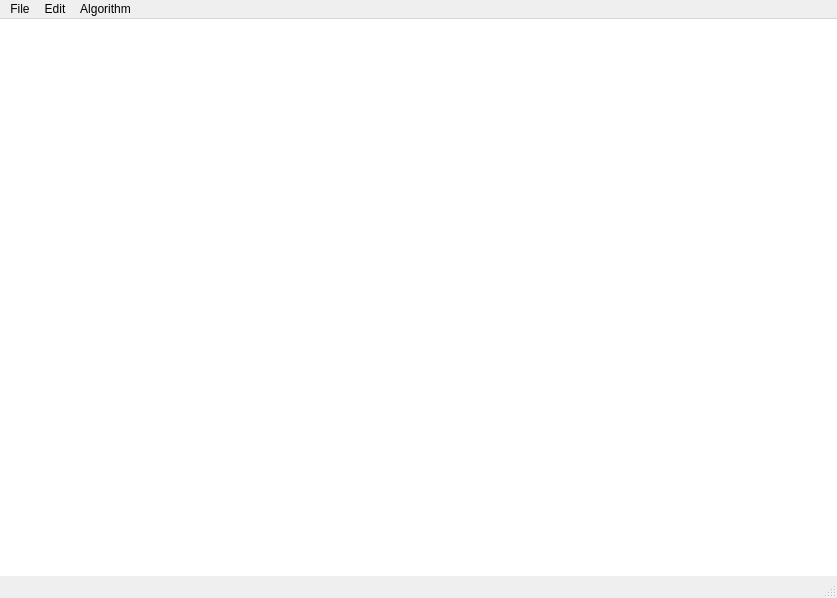
<?xml version="1.0" encoding="UTF-8"?>
<ui version="4.0">
 <class>MainWindow</class>
 <widget class="QMainWindow" name="MainWindow">
  <property name="geometry">
   <rect>
    <x>0</x>
    <y>0</y>
    <width>837</width>
    <height>598</height>
   </rect>
  </property>
  <property name="windowTitle">
   <string>Image Manager</string>
  </property>
  <widget class="QWidget" name="centralwidget">
   <widget class="QGraphicsView" name="ImageShower">
    <property name="geometry">
     <rect>
      <x>-10</x>
      <y>-50</y>
      <width>851</width>
      <height>631</height>
     </rect>
    </property>
   </widget>
  </widget>
  <widget class="QMenuBar" name="menubar">
   <property name="geometry">
    <rect>
     <x>0</x>
     <y>0</y>
     <width>837</width>
     <height>27</height>
    </rect>
   </property>
   <widget class="QMenu" name="menuFile">
    <property name="title">
     <string>File</string>
    </property>
    <addaction name="actionOpen"/>
    <addaction name="actionSave"/>
    <addaction name="actionSave_As"/>
    <addaction name="actionClose"/>
   </widget>
   <widget class="QMenu" name="menuEdit">
    <property name="title">
     <string>Edit</string>
    </property>
    <addaction name="actionRecover"/>
    <addaction name="actionUndo"/>
    <addaction name="actionSelect"/>
   </widget>
   <widget class="QMenu" name="menuAlgorithm">
    <property name="title">
     <string>Algorithm</string>
    </property>
    <addaction name="actionAffine"/>
    <addaction name="actionEdge_Detect"/>
   </widget>
   <addaction name="menuFile"/>
   <addaction name="menuEdit"/>
   <addaction name="menuAlgorithm"/>
  </widget>
  <widget class="QStatusBar" name="statusbar"/>
  <action name="actionOpen">
   <property name="text">
    <string>Open</string>
   </property>
  </action>
  <action name="actionSave">
   <property name="text">
    <string>Save</string>
   </property>
  </action>
  <action name="actionSave_As">
   <property name="text">
    <string>Save As</string>
   </property>
  </action>
  <action name="actionClose">
   <property name="text">
    <string>Close</string>
   </property>
  </action>
  <action name="actionUndo">
   <property name="text">
    <string>Undo</string>
   </property>
  </action>
  <action name="actionRecover">
   <property name="text">
    <string>Recover</string>
   </property>
  </action>
  <action name="actionAffine">
   <property name="text">
    <string>Affine</string>
   </property>
  </action>
  <action name="actionEdge_Detect">
   <property name="text">
    <string>Edge Detect</string>
   </property>
  </action>
  <action name="actionSelect">
   <property name="text">
    <string>Select</string>
   </property>
  </action>
 </widget>
 <resources/>
 <connections/>
</ui>
